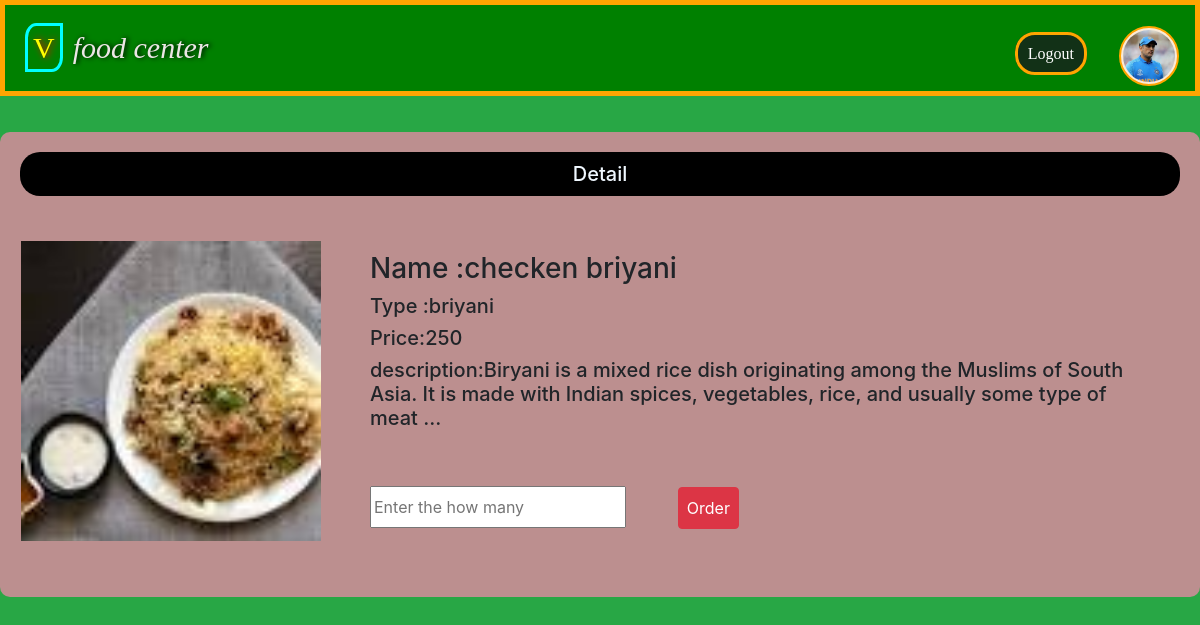
/1/ (signed in), run on the app's committed database.
### app1/models.py (models this page shows)
class profile(models.Model):
    username=models.OneToOneField(User,on_delete=models.CASCADE,related_name='pro')
    profile_pic=models.ImageField(upload_to='user',blank=True)
    description=models.CharField(max_length=200,blank=True)
    Address=models.TextField(max_length=200,blank=True,default='null')
    pincode=models.IntegerField(blank=True,default=1)

### app2/models.py (models this page shows, shortened)
class Upload_product(models.Model):
    username=models.ForeignKey(User,on_delete=models.CASCADE,related_name='product')
    product_id=models.AutoField( primary_key=True)
    product_type=models.CharField(max_length=100)
    productname=models.CharField(max_length=100)
    product_price=models.IntegerField()
    product_descrition=models.CharField(max_length=200)
    product_image=models.ImageField(upload_to='upload_product')

### app2/views.py (the view)
# urls.py: re_path('(?P<pk>\d+)/',ProductDetail.as_view(),name='detail'),
class ProductDetail(DetailView):
    template_name='app2/product_detail.html'
    model=Upload_product
    context_object_name='prodetail'

### template/app2/product_detail.html (shortened to what this page needs)
{% extends 'app1/dummy.html' %}
{% block body_block %}
    <center>
        <div class="upload_address">
            <h5>Detail</h5>
            <form action="{% url 'productorder' %}" method="POST">
                <table id="product_detail">
                    <tr>
                        <th>
                            <img src="{{prodetail.product_image.url}}" alt="" style="width: 300px; height:300px"><br>
                        </th>
                        <th class="p-5">
                            <h3>Name :{{prodetail.productname}}</h3>
                            <h5>Type :{{prodetail.product_type}}</h5>
                            <h5>Price:{{prodetail.product_price}}</h5>
                            <h5>description:{{prodetail.product_descrition}}</h5>
                            <br>
                            <br>
                            <input type="number" name="number" id="" placeholder="Enter the how many" style="height:42px; ">
                            <input type="submit" value="Order" class="btn btn-danger p-2 ml-5 " style="text-align:center" >
                        </th>
                    </tr>
                </table>
            </form>
        </div>
                <br>
                <br>
    </center>
    {% endblock %}

### template/app1/dummy.html (shortened to what this page needs)
{% load static %}
<!DOCTYPE html>
<html lang="en">
<head>
    <link rel="stylesheet" href="{% static 'css/home.css' %}">
    <link rel="stylesheet" href="{% static 'css/nvd.css' %}">
    <link rel="stylesheet" href="{% static 'css/login.css' %}">
    <link rel="stylesheet" href="{% static 'css/upload.css' %}">
    <link rel="stylesheet" href="{% static 'css/pro.css' %}">
    <link rel="stylesheet" href="{% static 'css/delivery1.css' %}">
    <link rel="stylesheet" href="{% static 'css/profile_d.css' %}">
    <link rel="stylesheet" href="{% static 'css/userproductlist.css' %}">
    <link rel="stylesheet" href="{% static 'css/crd.css' %}">
    <link rel="stylesheet" href="{% static 'MDB/css/bootstrap.css' %}">
    <link rel="stylesheet" href="{% static 'MDB/css/bootstrap.min.css' %}">
    <link rel="stylesheet" href="{% static 'fonts icons/fa/css/all.css' %}">
    <link rel="stylesheet" href="{% static 'fonts icons/fa/css/all.min.css' %}">
    <nav class="nav">
        <div class="d-flex flex-row justify-content-end">
            <div><h3><span>V</span><i>food center</i></h3></div>
        </div>
                {% if user.is_authenticated %}
                <div class="profile">
                    <div  >
                        <ul class="pro_ul">
                            <div class="font" onclick="fontes()"><i class="fa-solid fa-bars"></i></div>
                            <li><a href="{% url 'logout_form' %}" class="nav-link" ><span>Logout</span></a></li>
                        {% if user.pro.profile_pic %}
                            <li class="profile_btn" onclick="toggle()"><a  class="nav-link"  ><img src="{{user.pro.profile_pic.url}}" alt="" class="img-fluid rounded-start mt-1"  style="width: 60px; height:60px; border-radius:50px "></a></li>
                        {% else %}
                            <li class="profile_btn" onclick="toggle()"><a  class="nav-link" ><img src="{% static 'images/Default_pfp.svg.png' %}" alt="" class="img-fluid rounded-start"  style="width: 60px; height:60px; border-radius:50px "></a></li>
                        {% endif %}
                        </ul>
                    </div>
                </div>
                {% else %}
                    <ul id="register">
                        <li> <a href="{% url 'register_form' %}"   class=" btn nav-link">Register</a> </li>
                        <li><a href="{% url 'log_form' %}"  class="btn nav-link" >Login</a></li>
                    </ul>
                {% endif %}
    </nav>
</head>
<body class="bg-success">
{% block body_block %}
{% endblock %}
</body>
</html>

### static/css/nvd.css (style rules this page uses)
nav { margin: 0px; align-items: center; padding: 10px 0px 20px 0px ; border: 5px solid orange; background-color:green; position: relative; }
.d-flex>div { position: relative; top: 5px; }
.d-flex>div>h3 { color:rgb(237, 230, 230); margin: 10px; text-shadow: 2px 0 5px black; font-family: Georgia, 'Times New Roman', Times, serif; font-size: 30px; }
.d-flex>div>h3>span { margin:10px; font-size: 30px; padding: 5px; color:yellow; background-color: green; border-radius: 30% 0px 30% 0%; border: 3px solid cyan; text-shadow:2px 0px 7px red ; }

### static/css/pro.css (style rules this page uses)
.profile { padding: 2px; }
.pro_ul { display: flex; list-style-type: none; margin-top: -13px; position: absolute; right: 0px; top: 21%; align-items: center }
.pro_ul>li>a>span { background-color: rgb(18, 49, 23); border: 3px solid orange; padding: 10px; border-radius: 20px; font-family: Georgia, 'Times New Roman', Times, serif; font-size: medium; color:white; }
.pro_ul>.profile_btn>a>img { border: 2px solid orange; border-radius: 50%; background-color: antiquewhite; padding: 2px; }

### static/css/profile_d.css (style rules this page uses)
.upload_address { background-color:rosybrown; padding: 20px; display: inline-block; margin-top: 3%; border-radius: 10px; }
.upload_address>h5 { background-color: black; color: aliceblue; padding: 10px; border-radius: 20px; }

### static/css/crd.css (style rules this page uses)
body { position: relative; }

### template/app1/dummy.html (style rules this page uses)
.font { position: absolute; right: 110%; top: 10px; font-size: 40px; color: orange; display: none; }
@media only screen and (max-width:1261px) { .font { display: block; } }
@media only screen and (max-width:1261px) { .pro_ul { top: 25%; } }

### data on the page
Upload_product: product_image (picture), productname "checken briyani", product_type "briyani", product_price "250", product_descrition "Biryani is a mixed rice dish originating among the Muslims of South Asia. It is made with Indian spices, vegetables, rice, and usually some type of meat ..."
